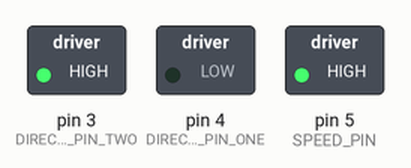
Recording of a sketch running on a simulated Arduino Uno, built with avr-gcc and run on an emulated ATmega328P. Parts: switched loads named in the sketch (green lamp = pin HIGH).

Above: at 0.1 s.
Timing chart, 0 to 1.6 s (numbered marks = the images above):
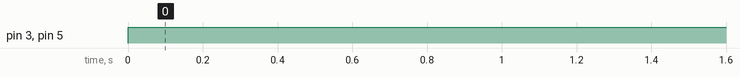

The sketch:

Lesson_37_-_Understanding_How_to_Control_DC_Motors.ino
```cpp
//We are learning how to use a DC Motor
//Declaring Variables
int SPEED_PIN = 5;
int DIRECTION_PIN_ONE = 4;
int DIRECTION_PIN_TWO = 3;
//The Motor Speed is in between 0 and 255 just like the brightness of an LED
int MOTOR_SPEED = 255;


void setup() {
  //Setting up Serial Monitor
  Serial.begin(9600);

  //Setting up motor
  pinMode(SPEED_PIN, OUTPUT);
  pinMode(DIRECTION_PIN_ONE, OUTPUT);
  pinMode(DIRECTION_PIN_TWO, OUTPUT);
}


void loop() {
  //Setting Up Motor Direction
  //Remember, if one pin for direction is on, the other one must be off
  digitalWrite(DIRECTION_PIN_ONE, LOW);
  digitalWrite(DIRECTION_PIN_TWO, HIGH);

  //Giving Motor Speed
  analogWrite(SPEED_PIN, MOTOR_SPEED);
}
```

Measured:
- by itself, pin 3 (DIRECTION_PIN_TWO), pin 5 (SPEED_PIN): LOW → HIGH at 0.00 s
